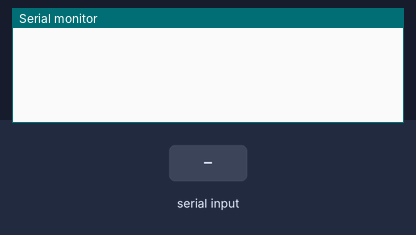
Simulated run of this sketch. Board: Arduino Uno, built with avr-gcc and run on an emulated ATmega328P. On the bench: the last lines printed to the serial monitor. The inputs (shaded band) are chosen by the test bench.

Above: at 5.2 s.
5.3 s: "INIT_ESP\n" received over the second serial link
At 7.4 s:
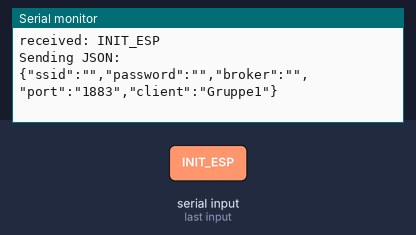
7.7 s: "WIFI_READY\n" received over the second serial link
At 9.5 s:
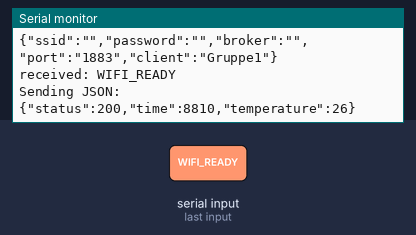
10.3 s: "1\n" received over the second serial link
At 11.7 s:
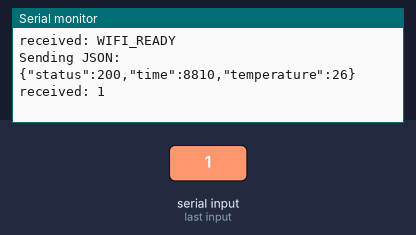
12.0 s: "INIT_ESP\n" received over the second serial link
At 14.2 s:
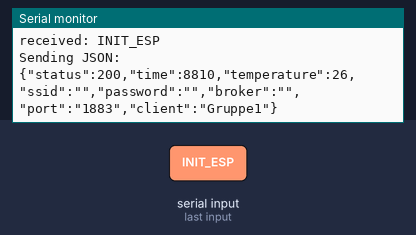

Measured:
- after the input at 5.3 s, the serial monitor: prints a new line after 0.90 s (image 1)
- after the input at 7.7 s, the serial monitor: prints a new line after 1.1 s (image 2)
- after the input at 10.3 s, the serial monitor: prints a new line after 0.20 s (image 3)
- after the input at 12.0 s, the serial monitor: prints a new line after 0.90 s (image 4)

The sketch:

arduino-uno.ino
```cpp
#include <SoftwareSerial.h>
#include <ArduinoJson.h>

#define MAX_LEN 200
#define ESP_RESET 5
#define SENSING_INTERVAL 600000

bool debug = true;
int sensorInterval = 5000;

unsigned long timeGone = 0;
unsigned long lastSensorMessageSent;
bool espReady = false;
bool configurationSent = false;

char incomingSerial[200];
StaticJsonDocument<200> incomingJson;
StaticJsonDocument<500> outgoingJson;

SoftwareSerial espSerial(2, 3);  // rx, tx

void setup() {
  Serial.begin(9600);
  pinMode(ESP_RESET, OUTPUT);
  digitalWrite(ESP_RESET, LOW);
  delay(2000);
  digitalWrite(ESP_RESET, HIGH);
  delay(2000);
  espSerial.begin(9600);
}

void loop() {
  if(listenForIncomingMessage()){
    processIncomingMsg();
  }
  if(espReady) {
    processOutgoingMsg();
  }
}

void processOutgoingMsg() {
  timeGone = millis();
  if(espReady && timeGone >= (lastSensorMessageSent + sensorInterval)){
    lastSensorMessageSent = timeGone;
    gatherSensorData();
    sendData();
  }
}

void gatherSensorData(){
  outgoingJson.clear();
  outgoingJson["status"] = 200;
  outgoingJson["time"] = millis();
  outgoingJson["temperature"] = 26;
}

bool listenForIncomingMessage() {
  uint8_t count = 0;
  while (espSerial.available() > 0) {
    char c = espSerial.read();
    delay(100);
    switch (c) {
      case '\r':
        break;
      case '\n':
        incomingSerial[count] = '\0';
        serialDebug("received: " + String(incomingSerial));
        count = 0;
        return true;
      default:
        if (count < (MAX_LEN - 1)) {
          incomingSerial[count++] = c;
        }
        break;
    }
  }
}

void processIncomingMsg() {
  if(strcmp(incomingSerial, "INIT_ESP") == 0){
    clearIncomingSerial();
    espReady = false;
    initializeEsp();
    return;
  }
  if(strcmp(incomingSerial, "WIFI_READY") == 0){
    clearIncomingSerial();
    espReady = true;
    return;
  }
  if(!deserializeIncomingMsg()) return;
  serialDebug(incomingJson["command"]);
}

void clearIncomingSerial(){
  incomingSerial[0] = '\0';
}

bool deserializeIncomingMsg() {
  if(incomingSerial[0] != '{') {
    return false;
  }

  serialDebug("deserializing:");
  serialDebug(incomingSerial);

  DeserializationError err = deserializeJson(incomingJson, incomingSerial);
  if (err) {
    Serial.print(F("deserializeJson() failed with code "));
    Serial.print(err.f_str());
    return false;
  }
  return true;
}

void sendData(){
  serializeJson(outgoingJson, espSerial);
  espSerial.print("\n");
  serialDebug("Sending JSON:");
  if(debug) {
    serializeJson(outgoingJson, Serial);
    Serial.print("\n");
  }
}

void serialDebug(String msg) {
  if(debug) {
    Serial.println(msg);
    delay(10);
  }
}

void initializeEsp(){
  outgoingJson["ssid"] = "";
  outgoingJson["password"] = "";
  outgoingJson["broker"] = "";
  outgoingJson["port"] = "1883";
  outgoingJson["client"] = "Gruppe1";
  sendData();
  outgoingJson.clear();
}
```
